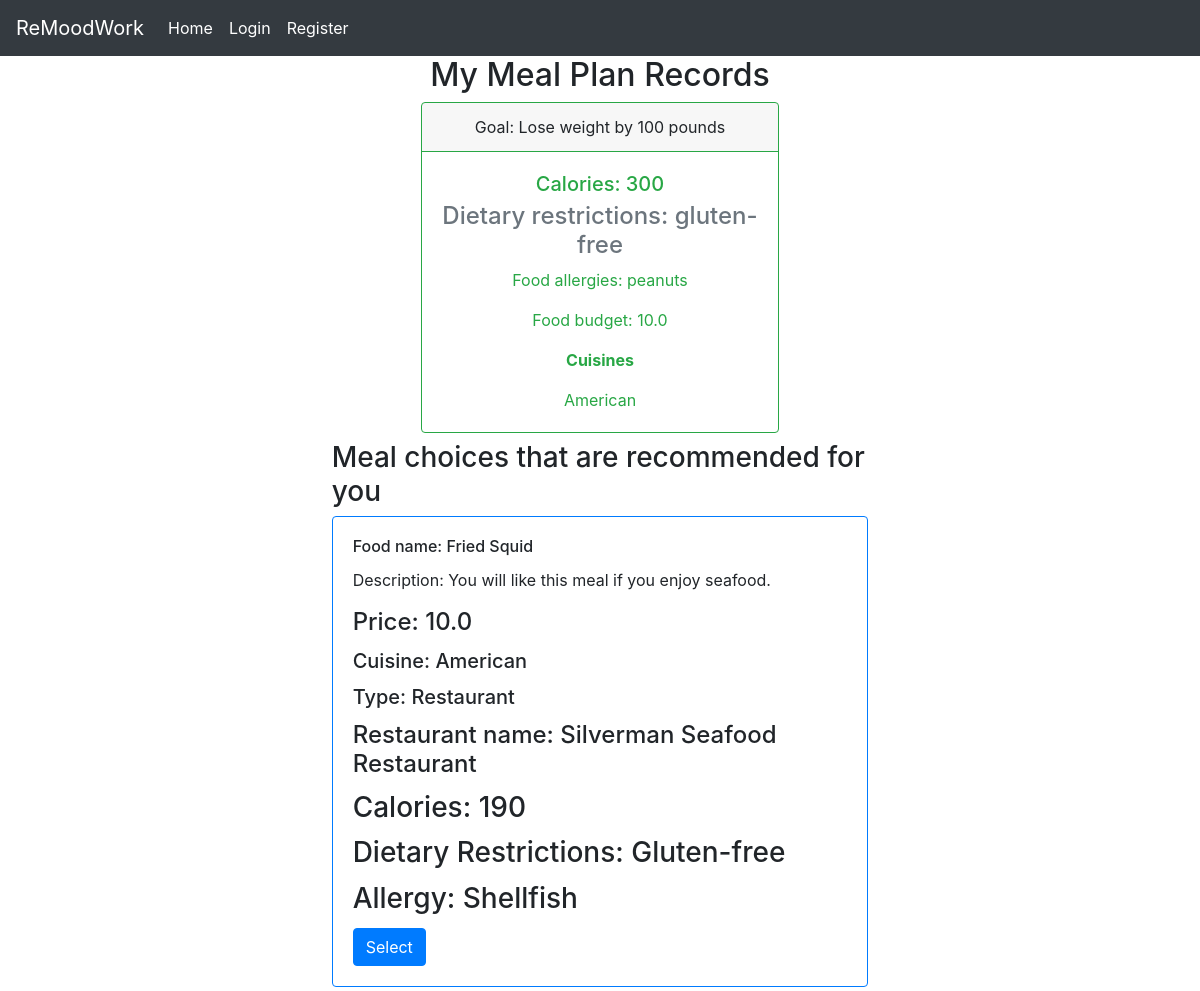
The app's page /employee/22/mealplan/ with its own data.
### workrecords/models.py (models this page shows, shortened)
class MealPlan(models.Model):
    calories = models.PositiveIntegerField()
    dietary_restrictions = models.CharField(max_length=100)
    goal = models.CharField(max_length=100, blank=True)
    allergy = models.CharField(max_length=100)
    budget = models.FloatField()
    cuisine = models.CharField(max_length=100)
    employee = models.OneToOneField(Employee, on_delete=models.CASCADE)

class FoodItem(models.Model):
    CUISINE_CHOICES = [
        ('italian', 'Italian'),
        ('american', 'American'),
        ('mexican', 'Mexican'),
        ('asian', 'Asian'),
    ]
    DIETARY_RESTRICTION_CHOICES = [
        ('gluten-free', 'Gluten-free'),
        ('vegetarian', 'Vegetarian')
    ]
    ALLERGY_CHOICES = [
        ('wheat', 'Wheat'),
        ('peanuts', 'Peanuts'),
        ('shellfish', 'Shellfish'),
        ('beef', 'Beef'),
        ('soy', 'Soy')
    ]
    TYPE_CHOICES = [
        ('restaurant', 'Restaurant'),
        ('recipe', 'Recipe'),
    ]
    food_name = models.CharField(max_length=100)
    description = models.TextField(blank=True, null=True)
    price = models.FloatField(null=True, blank=True)
    cuisine_type = models.CharField(max_length=30, choices=CUISINE_CHOICES)
    food_item_type = models.CharField(max_length=30, choices=TYPE_CHOICES)
    recipe_url = models.URLField(blank=True, null=True)
    restaurant_name = models.CharField(max_length=100, blank=True, null=True)
    calories = models.PositiveIntegerField()
    dietary_restrictions = models.CharField(max_length=100, choices=DIETARY_RESTRICTION_CHOICES)
    allergy = models.CharField(max_length=100, choices=ALLERGY_CHOICES)
    employer = models.ForeignKey(Employer, on_delete=models.SET_NULL, null=True, blank=True)

### workrecords/views.py (the view)
# urls.py: path('employee/<int:pk>/mealplan/', views.meal_plan_view, name='remoodwork-meal-plan'),
def meal_plan_view(request, pk):
    if pk:
        user = User.objects.get(pk=pk)
        employee = Employee.objects.get(user=user)
        meal_plan_record = MealPlan.objects.filter(employee=employee).first()
        food_item_result = filter_food_item(meal_plan_record, user.company_name)
        employee_order_exists = Order.objects.filter(employee=employee)
        if employee_order_exists.exists():
            order = Order.objects.get(employee=employee)
            order = order.food_items.all()
        else:
            order = Order.objects.filter(employee=employee).prefetch_related('food_items')
    context = {
        'user_id': pk,
        'meal_plan_record': meal_plan_record,
        'food_item_lists': food_item_result,
        'order_food': order
    }
    return render(request=request, template_name='workrecords/meal_plan_main_page.html', context=context)

### workrecords/templates/workrecords/meal_plan_main_page.html (shortened to what this page needs)
{% extends 'workrecords/base.html' %}
{% block content %}
<body>
{% if meal_plan_record %}
<div style="display: flex; justify-content: center;">
    <div style="display: flex; flex-direction: column; align-items: center;">
    <div style="width: 60%; text-align: center;">
            <h2>My Meal Plan Records</h2>
            <div class="card border-success mb-2" style="max-width: 30rem;">
                <div class="card-header border-success">Goal: {{ meal_plan_record.goal }}</div>
                <div class="card-body text-success">
                    <h5 class="card-title">Calories: {{ meal_plan_record.calories }}</h5>
                    <h4 class="card-subtitle mb-2 text-muted">
                        Dietary restrictions: {{ meal_plan_record.dietary_restrictions }}</h4>
                    <p class="card-text">Food allergies: {{ meal_plan_record.allergy }}</p>
                    <p class="card-text">Food budget: {{ meal_plan_record.budget }}</p>
                    <p class="card-text"><strong>Cuisines</strong></p>
                    <p class="card-text">{{ meal_plan_record.cuisine }}</p>
                </div>
            </div>
    </div>
    <div style="width: 90%;">
        <h3>
            Meal choices that are recommended for you
        </h3>
        {% for food_item in food_item_lists %}
        <div class="card border-primary mb-1">
                <div class="card-body">
                    <h6 class="card-title">
                        Food name: {{ food_item.food_name }}</h6>
                    <p class="card-text">
                        Description: {{ food_item.description }}</p>
                    {% if food_item.price %}
                        <h4 class="card-title">
                            Price: {{ food_item.price }}</h4>
                    {% endif %}
                    <h5 class="card-title">
                        Cuisine: {{ food_item.get_cuisine_type_display }}</h5>
                    <h5 class="card-title">
                        Type: {{ food_item.get_food_item_type_display }}</h5>
                    {% if food_item.recipe_url %}
                        <h4 class="card-title">
                            Recipe Link: {{ food_item.recipe_url }}</h4>
                    {% elif food_item.restaurant_name %}
                        <h4 class="card-title">
                            Restaurant name: {{ food_item.restaurant_name }}</h4>
                    {% endif %}
                    <h3 class="card-title">Calories: {{ food_item.calories }}</h3>
                    <h3 class="card-title">
                        Dietary Restrictions: {{ food_item.get_dietary_restrictions_display }}
                    </h3>
                    <h3 class="card-title">
                        Allergy: {{ food_item.get_allergy_display }}
                    </h3>
                {% if food_item not in order_food %}
                <button class="btn btn-primary">
                    <a href="{% url 'remoodwork-order-meal' request.user.pk food_item.pk %}"  style="color: white; text-decoration: none;">Select</a>
                </button>
                {% else %}
                    <h2> Already selected this meal </h2>
                {% endif %}
                </div>
            </div>
        {% endfor %}
    </div>
    </div>
</div>
{% endif %}
{% endblock content %}

### records on screen
MealPlan: goal "Lose weight by 100 pounds", calories "300", dietary_restrictions "gluten-free", allergy "peanuts", budget "10.0", cuisine "American"
FoodItem: food_name "Fried Squid", description "You will like this meal if you enjoy seafood.", price "10.0", cuisine_type "American", food_item_type "Restaurant", restaurant_name "Silverman Seafood Restaurant", calories "190", dietary_restrictions "Gluten-free", allergy "Shellfish"
